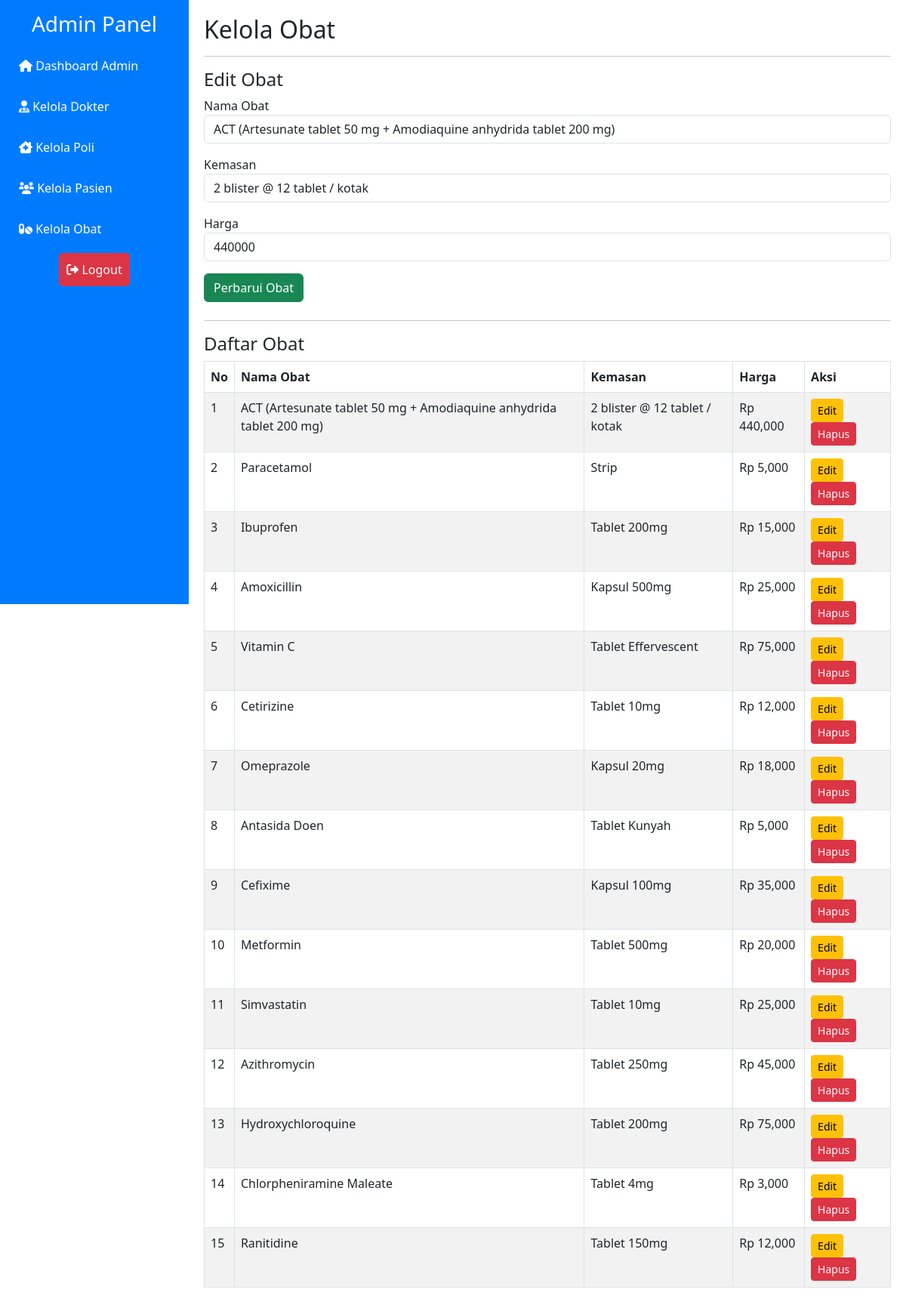
/admin/obat.php?edit_id=1, run on the app's committed database.
### tables this page shows
CREATE TABLE `obat` (
  `id_obat` int NOT NULL,
  `nama_obat` varchar(255) NOT NULL,
  `kemasan` varchar(35) DEFAULT NULL,
  `harga` int UNSIGNED DEFAULT '0'
);

### admin/obat.php (the view, shortened to what this page needs)
<?php
include('../includes/db.php');
$obat_result = mysqli_query($conn, "SELECT * FROM Obat");
$edit_data = null;
if (isset($_GET['edit_id'])) {
    $id_edit = intval($_GET['edit_id']);
    $edit_query = mysqli_query($conn, "SELECT * FROM Obat WHERE id_obat=$id_edit");
    $edit_data = mysqli_fetch_assoc($edit_query);
}
?>
<!DOCTYPE html>
<html lang="en">
<head>
    <link href="https://cdn.jsdelivr.net/npm/bootstrap@5.3.0-alpha3/dist/css/bootstrap.min.css" rel="stylesheet">
    <link rel="stylesheet" href="https://cdnjs.cloudflare.com/ajax/libs/font-awesome/6.0.0-beta3/css/all.min.css">
    <link href="../assets/style.css" rel="stylesheet">
</head>
<body>
    <div class="sidebar d-md-block" id="sidebar">
        <h3 class="text-center mb-3">Admin Panel</h3>
        <a href="dashboard.php"><i class="fas fa-home"></i> Dashboard Admin</a>
        <a href="dokter.php"><i class="fas fa-user-md"></i> Kelola Dokter</a>
        <a href="poli.php"><i class="fas fa-clinic-medical"></i> Kelola Poli</a>
        <a href="pasien.php"><i class="fas fa-users"></i> Kelola Pasien</a>
        <a href="obat.php"><i class="fas fa-pills"></i> Kelola Obat</a>
        <div class="logout mt-auto">
            <a href="../logout.php"><i class="fas fa-sign-out-alt"></i> Logout</a>
        </div>
    </div>
    <div class="content" id="content">
        <h2>Kelola Obat</h2>
        <hr>
        <div class="mb-4">
            <h4><?= $edit_data ? "Edit Obat" : "Tambah Obat Baru" ?></h4>
            <form method="POST">
                <div class="mb-3">
                    <label>Nama Obat</label>
                    <input type="text" name="nama_obat" class="form-control" value="<?= $edit_data ? $edit_data['nama_obat'] : '' ?>" required>
                </div>
                <div class="mb-3">
                    <label>Kemasan</label>
                    <input type="text" name="kemasan" class="form-control" value="<?= $edit_data ? $edit_data['kemasan'] : '' ?>" required>
                </div>
                <div class="mb-3">
                    <label>Harga</label>
                    <input type="number" name="harga" class="form-control" value="<?= $edit_data ? $edit_data['harga'] : '' ?>" required>
                </div>
                <button type="submit" name="create_or_update_obat" class="btn btn-success"><?= $edit_data ? "Perbarui Obat" : "Tambah Obat" ?></button>
            </form>
        </div>
        <hr>
        <h4>Daftar Obat</h4>
        <table class="table table-bordered table-striped">
            <thead>
                <tr>
                    <th>No</th>
                    <th>Nama Obat</th>
                    <th>Kemasan</th>
                    <th>Harga</th>
                    <th>Aksi</th>
                </tr>
            </thead>
            <tbody>
                <?php
                $no = 1;
                while ($obat = mysqli_fetch_assoc($obat_result)) { ?>
                    <tr>
                        <td><?= $no++ ?></td>
                        <td><?= $obat['nama_obat'] ?></td>
                        <td><?= $obat['kemasan'] ?></td>
                        <td>Rp <?= number_format($obat['harga']) ?></td>
                        <td>
                            <a href="obat.php?edit_id=<?= $obat['id_obat'] ?>" class="btn btn-warning btn-sm">Edit</a>
                            <a href="obat.php?delete_id=<?= $obat['id_obat'] ?>" class="btn btn-danger btn-sm" onclick="return confirm('Yakin ingin menghapus obat ini?')">Hapus</a>
                        </td>
                    </tr>
                <?php } ?>
            </tbody>
        </table>
    </div>
</body>
</html>

### assets/style.css (style rules this page uses)
.sidebar { height: 100vh; background-color: #007bff; color: white; padding: 15px; position: fixed; top: 0; left: 0; width: 250px; z-index: 1000; display: flex; flex-direction: column; }
.sidebar a { color: white; text-decoration: none; margin-bottom: 10px; display: block; padding: 10px; border-radius: 5px; }
.logout { margin-top: auto; text-align: center; }
.logout a { color: white; padding: 10px; background-color: #dc3545; border-radius: 5px; display: inline-block; }
.content { margin-left: 250px; padding: 20px; transition: margin-left 0.3s ease-in-out; }

### data on the page
obat: nama_obat "ACT (Artesunate tablet 50 mg + Amodiaquine anhydrida tablet 200 mg)", kemasan "2 blister @ 12 tablet / kotak", harga "440000", harga "440,000"
obat: nama_obat "Paracetamol", kemasan "Strip", harga "5,000"
obat: nama_obat "Ibuprofen", kemasan "Tablet 200mg", harga "15,000"
obat: nama_obat "Amoxicillin", kemasan "Kapsul 500mg", harga "25,000"
obat: nama_obat "Vitamin C", kemasan "Tablet Effervescent", harga "75,000"
obat: nama_obat "Cetirizine", kemasan "Tablet 10mg", harga "12,000"
obat: nama_obat "Omeprazole", kemasan "Kapsul 20mg", harga "18,000"
obat: nama_obat "Antasida Doen", kemasan "Tablet Kunyah", harga "5,000"
obat: nama_obat "Cefixime", kemasan "Kapsul 100mg", harga "35,000"
obat: nama_obat "Metformin", kemasan "Tablet 500mg", harga "20,000"
obat: nama_obat "Simvastatin", kemasan "Tablet 10mg", harga "25,000"
obat: nama_obat "Azithromycin", kemasan "Tablet 250mg", harga "45,000"
obat: nama_obat "Hydroxychloroquine", kemasan "Tablet 200mg", harga "75,000"
obat: nama_obat "Chlorpheniramine Maleate", kemasan "Tablet 4mg", harga "3,000"
obat: nama_obat "Ranitidine", kemasan "Tablet 150mg", harga "12,000"
